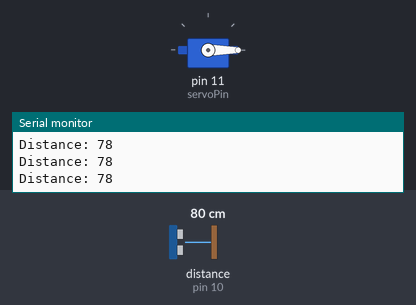
The sketch below on a simulated Arduino Uno, built with avr-gcc and run on an emulated ATmega328P. On the bench: servo, the last lines printed to the serial monitor. Wiring (inferred from the names in the program): ultrasonic range finder: trigger pin 9; echo pin 10. The test bench sets the inputs (shaded band); at power-on: distance to the obstacle (sensor on pin 10) 80 cm. The echo pulse lasts 58.3 µs per cm.

Above: at 1.2 s.
1.3 s: distance to the obstacle (sensor on pin 10) set to 8 cm
2.8 s: distance to the obstacle (sensor on pin 10) set to 5 cm
At 3.5 s:
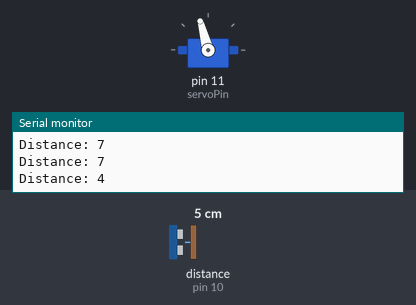
4.3 s: distance to the obstacle (sensor on pin 10) set to 9 cm
At 7.0 s:
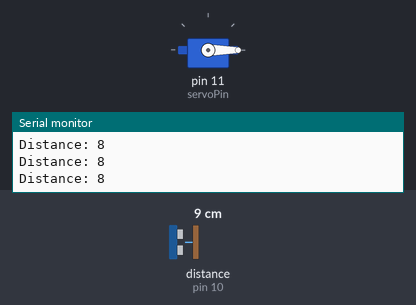
7.3 s: distance to the obstacle (sensor on pin 10) set to 2 cm
At 8.7 s:
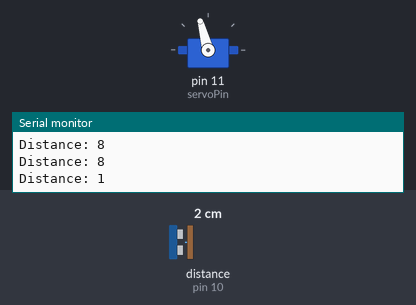
Timing chart, 0 to 9.8 s (numbered marks = the images above; inputs shaded):
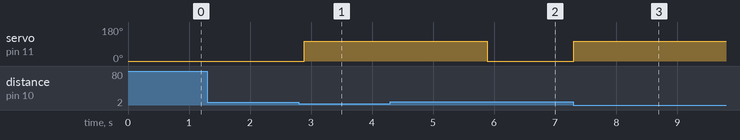

The sketch:

smartTrash.ino
```cpp
#include <Servo.h>

//khai báo chân của cảm biến siêu âm
const int trigPin = 9;
const int echoPin = 10;

//khai báo chân của servo
const int servoPin = 11;

//ngưỡng khoảng cách (cm)
const int acpDistance = 5;

long duration;
int distance;

Servo myServo; //tạo object servo

void setup() {
  pinMode(trigPin, OUTPUT);
  pinMode(echoPin, INPUT);

  myServo.attach(servoPin); //gán chân cho servo
  myServo.write(0); //góc ban đầu là 0

  Serial.begin(9600);
}

void loop() {
  //để tín hiệu ổn định, đặt về low trước khi set high
  digitalWrite(trigPin,LOW);
  delayMicroseconds(2);
  digitalWrite(trigPin,HIGH);
  delayMicroseconds(10); //giữ trong khoảng 10 micro sec để gửi xung điện (cái này cảm biến yêu cầu)
  digitalWrite(trigPin, LOW);

  //đo thời gian sóng âm đi và về (thời gian pin ở mức HIGH)
  duration = pulseIn(echoPin, HIGH);

  distance = duration * 0.034 / 2;

  //in kc lên serial
  Serial.print("Distance: ");
  Serial.println(distance);

  if(distance <= acpDistance){
    myServo.write(105);
    delay(3000); //delay 5s
    myServo.write(0); //Đóng nắp
  }

  delay(100);
}
```

Measured:
- the behaviour switches between 7 and 6 cm on distance to the obstacle (sensor on pin 10) (found by bisection; images 0 and 1)
- after the input at 2.8 s, servo on pin 11 (servoPin): 0° → 105° after 0.09 s
- after the input at 4.3 s, servo on pin 11 (servoPin): goes on until 5.9 s, then stays 0°
- after the input at 7.3 s, servo on pin 11 (servoPin): 0° → 105° at once
